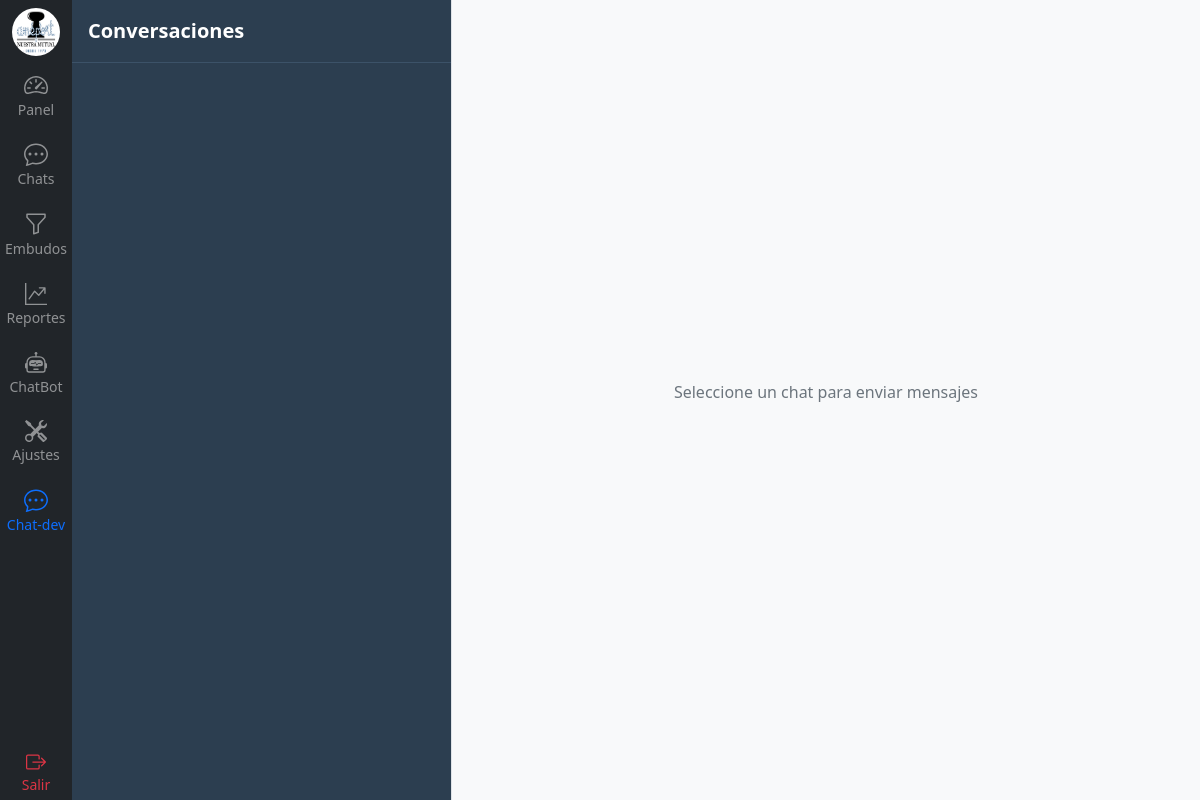
Before: /contacto/chat/todos (signed in) with the older database file.
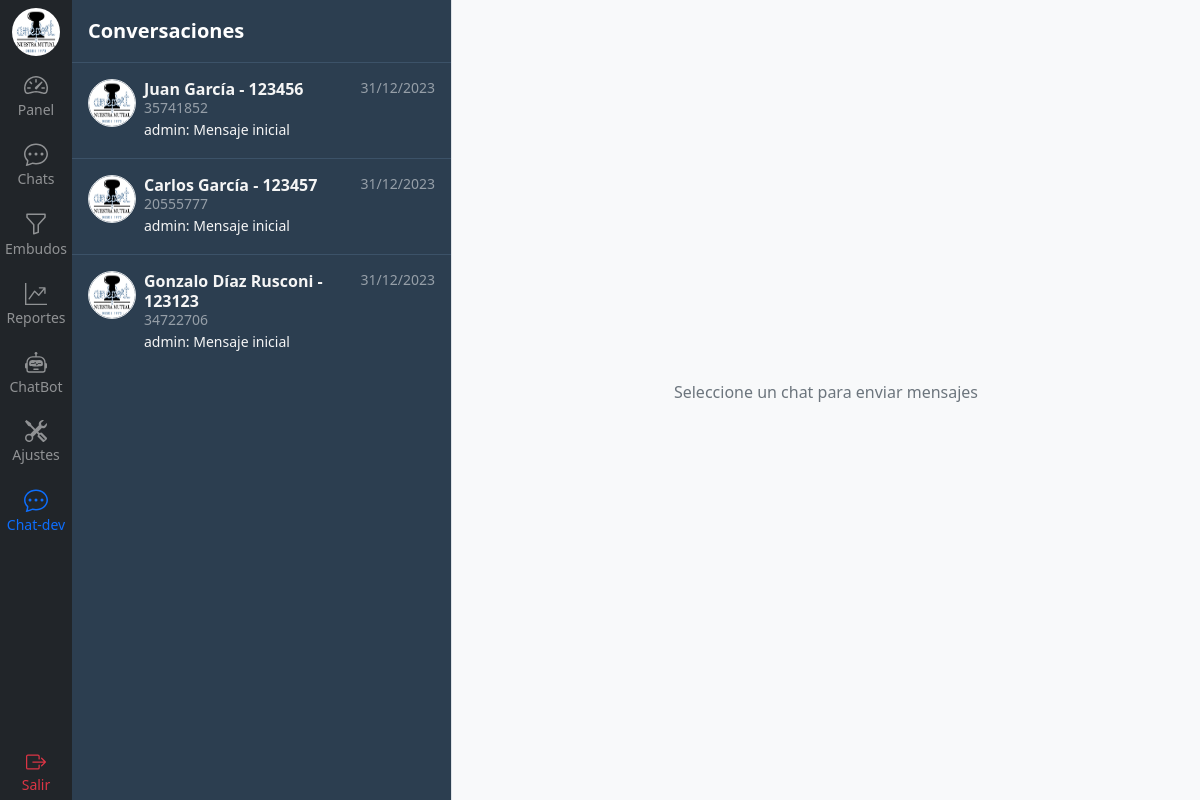
After: the same page with the newer database file.
### chat/models.py (models this page shows, shortened)
class Contacto(models.Model):
    nombre = models.CharField(max_length=100, null=True)
    apellido = models.CharField(max_length=100, null=True)
    dni = models.CharField(max_length=11, null=True)
    telefono = models.CharField(max_length=30)
    email = models.EmailField(max_length=60, null=True)
    empresa = models.CharField(max_length=100, null=True)
    nro_socio = models.PositiveIntegerField(null=True)

### chat/views.py (the view)
# urls.py: path('chat/todos', views.chats, name='chats'),
@login_required
def chats(request):
    contactos = Contacto.objects.annotate(
        last_message_content=Subquery(
            Mensaje.objects.filter(contacto_integracion=OuterRef('pk')).values('contenido')[:1]
        ),
        last_message_date=Subquery(
            Mensaje.objects.filter(contacto_integracion=OuterRef('pk')).values('fecha_hora')[:1]
        ),
        last_message_user=Subquery(
            Mensaje.objects.filter(contacto_integracion=OuterRef('pk')).values('usuario__username')[:1]
        )
    )
    context = {'contactos': contactos, 'debug': DEBUG}
    if request.path == '/contacto/chat-dev/todos': # Para Tests
        return render(request, 'chat/chatsdev.html', context)
    else:
        return render(request, 'chat/chats.html', context)

### templates/chat/chats.html (shortened to what this page needs)
{% extends 'base.html' %}
{% load static %}
{% load humanize %}
{% block content %}
{% include 'navbar.html' %}
  <div class="d-flex flex-column align-items-stretch flex-shrink-0 bg-union border-end scroll-union" style="width: 380px;">
      <div href="/" class="d-flex align-items-center flex-shrink-0 p-3 link-body-emphasis text-decoration-none border-bottom border-union">
        <span class="fs-5 fw-semibold text-white">Conversaciones</span>
      </div>
      <div id="room-list" class="list-group list-group-flush overflow-y-scroll h-100">
        {% for contacto in contactos %}
          {% include 'chat/components/tarjeta_contacto.html' %}
        {% endfor %}
      </div>
  </div>
  {% if contacto_mensajes %}
    {% include 'chat/components/caja_chat.html' %}
  {% else %}
    <div class="flex-grow-1 d-flex align-items-center justify-content-center bg-body-tertiary">
      <p class="text-secondary">Seleccione un chat para enviar mensajes</p>
    </div>
  {% endif %}
{% endblock %}

### templates/chat/components/tarjeta_contacto.html
{% load static %}
<a id="{{ contacto.nro_socio }}" href="{% url 'contacto:chat' contacto.id %}" class="d-flex gap-2 list-group-item py-3 lh-sm card-union">
    <div>
      <img src="{% static 'img/logo.png' %}" alt="mdo" width="48" height="48" class="rounded-circle border">
    </div>
    <div class="w-100">
      <div class="d-flex justify-content-between">
        <div class="d-flex flex-column mb-1">
          {% if contacto.nombre %}
            <strong>{{ contacto.nombre }} {{ contacto.apellido}} - {{ contacto.nro_socio }}</strong>
          {% else %}
            <strong>{{ contacto.telefono }}</strong>
          {% endif %}
          <small class="text-white-50">{{ contacto.dni }}</small>
        </div>
        <small class="text-white-50 message-date">
          {% now "d/m/Y" as todays_date %}
          {% if todays_date == contacto.last_message_date|date:"d/m/Y" %}
            {{ contacto.last_message_date|time:"H:i" }}
          {% else %}
            {{ contacto.last_message_date|date:"d/m/Y" }}
          {% endif %}
        </small>
      </div>
      <div class="col-12 mb-1 small">
        {% if contacto.last_message_user %}
          {{ contacto.last_message_user }}:
        {% else %}
          {{ contacto.nombre }}:
        {% endif %}
        {{ contacto.last_message_content|truncatechars:50 }}
      </div>
    </div>
</a>

Changed rows visible on the page:
added Contacto: nombre "Juan", apellido "García", nro_socio "123456", dni "35741852", last_message_date "31/12/2023", last_message_user "admin", last_message_content "Mensaje inicial"
added Contacto: nombre "Carlos", apellido "García", nro_socio "123457", dni "20555777", last_message_date "31/12/2023", last_message_user "admin", last_message_content "Mensaje inicial"
added Contacto: nombre "Gonzalo", apellido "Díaz Rusconi", nro_socio "123123", dni "34722706", last_message_date "31/12/2023", last_message_user "admin", last_message_content "Mensaje inicial"
